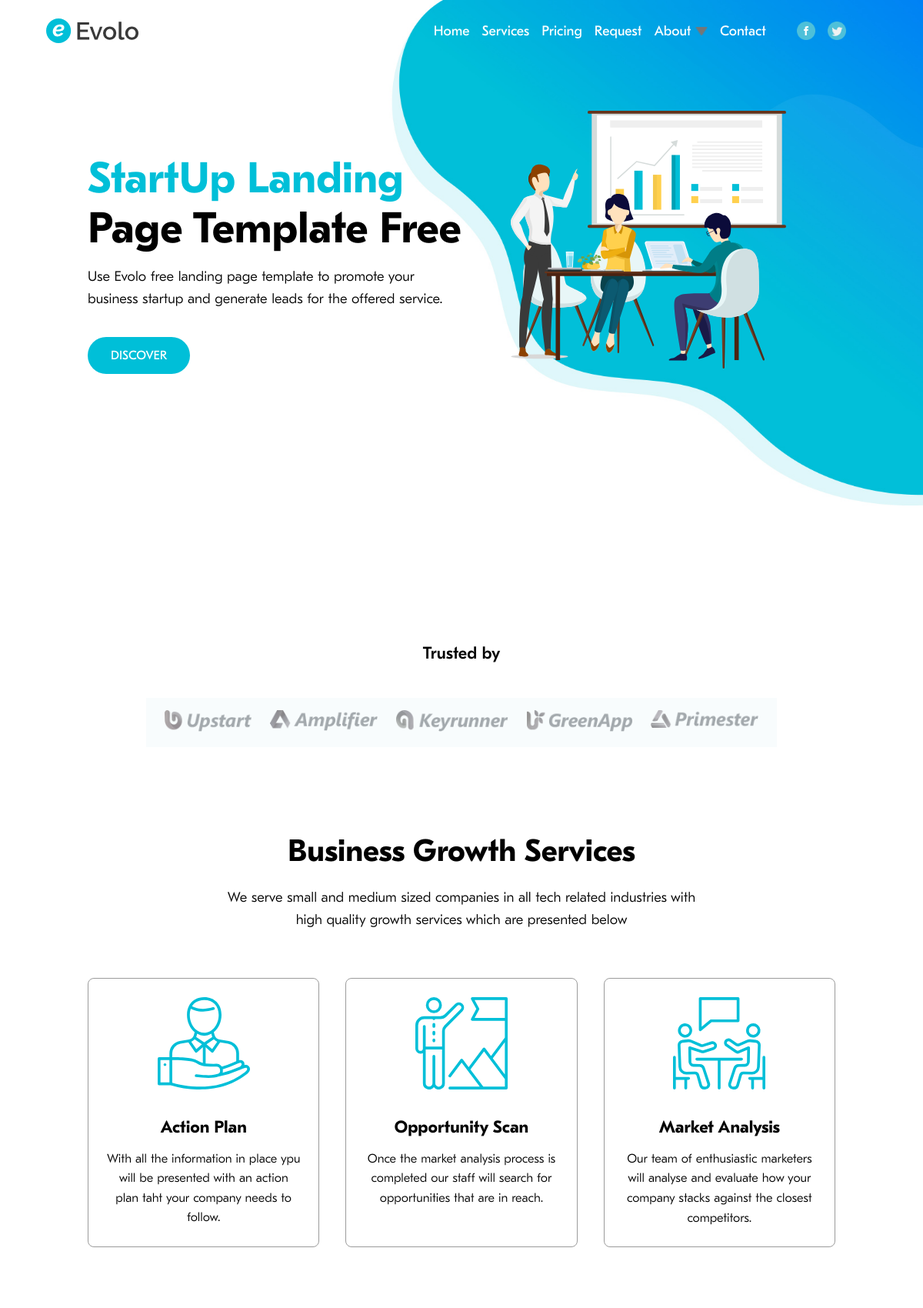
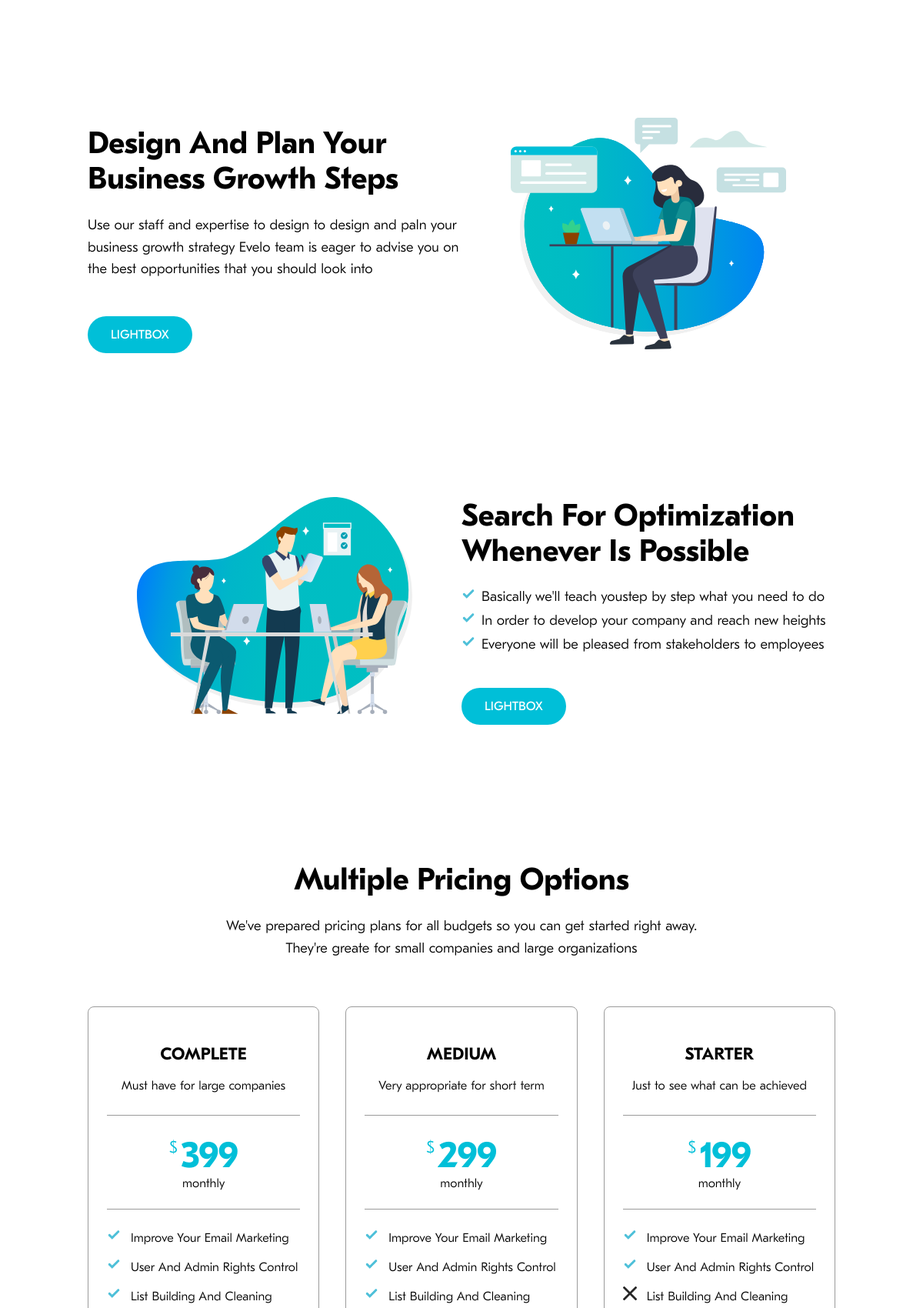
The page / (upper part) on the database its author committed (2 pictures, top to bottom).
### web/models.py (models this page shows, shortened)
class Customer(models.Model):
    image = models.ImageField(upload_to="customers/")
    class Meta:
        db_table = "web_customers"
        ordering = ["-id"]

class Service(models.Model):
    title = models.CharField(max_length=128)
    description = models.TextField()
    image = models.FileField(upload_to="services/")
    class Meta:
        db_table = "web_services"
        ordering = ["-id"]

class Plan(models.Model):
    title = models.CharField(max_length=128)
    short_description = models.CharField(max_length=128)
    price = models.IntegerField()
    feature_email = models.BooleanField(default=False)
    feature_admin = models.BooleanField(default=False)
    feature_list = models.BooleanField(default=False)
    feature_data = models.BooleanField(default=False)
    feature_planning = models.BooleanField(default=False)
    class Meta:
        db_table = "web_plans"
        ordering = ["-id"]

### web/views.py (the view)
# urls.py: path("", index, name="index"),
def index(request):
    Customers = Customer.objects.all()
    Services = Service.objects.all()
    Teams = Team.objects.all()
    form = ContactForm()
    plans = Plan.objects.all()
    context = {
        "Customers": Customers,
        "Services": Services,
        "Teams": Teams,
        "form": form,
        "Plans": plans,
    }
    return render(request, "index.html", context=context)

### templates/index.html (shortened to what this page needs)
<!DOCTYPE html>
<html lang="en">
    <head>
        {% load static %}
        <link rel="stylesheet" href="{% static 'css/style.css' %}" type="text/css" />
        <link rel="stylesheet" href="{% static 'css/fontello.css' %}" type="text/css" />
    </head>
    <body>
        <section id="home">
            <section class="wrapper">
                <section class="header">
                    <div class="left">
                        <h1>
                            <a href="#"><img src="{% static './images/logo.svg' %}" alt="Logo"></a>
                        </h1>
                    </div>
                    <div class="right">
                        <ul>
                            <li><a href="#">Home</a></li>
                            <li><a href="#">Services</a></li>
                            <li><a href="#">Pricing</a></li>
                            <li><a href="#">Request</a></li>
                            <li><a href="#" class="dropdown">About <img src="{% static './images/down-arrow.png' %}" alt="down-arrow"></a></li>
                            <li><a href="#">Contact</a></li>
                        </ul>
                        <div class="icons">
                            <ul>
                                <li><a href="#"><img src="{% static './images/facebook.png' %}" alt="Facebook" /></a></li>
                                <li><a href="#"><img src="{% static './images/twitter.png' %}" alt="Facebook" /></a></li>
                            </ul>
                        </div>
                    </div>
                </section>
                <section class="spotlight">
                    <div class="left">
                        <h1>StartUp Landing <br /> <span>Page Template Free</span></h1>
                        <p>
                            Use Evolo free landing page template to promote your business startup and generate
                            leads for the offered service.
                        </p>
                        <a href="#" class="button">DISCOVER</a>
                    </div>
                    <div class="right">
                        <img src="{% static './images/header-teamwork.svg' %}" alt="Header-banner" />
                    </div>
                </section>
            </section>
        </section>
        <section id="brands">
            <section class="wrapper">
                <p>Trusted by</p>
                <ul>
                    {% for customer in Customers %}
                        <li>
                            <a href="#"><img src="{{customer.image.url}}" alt="Brands" /></a>
                        </li>
                    {% endfor %}
                </ul>
            </section>
        </section>
        <section id="services">
            <section class="wrapper">
                <div class="top">
                    <h1>Business Growth Services</h1>
                    <p>We serve small and medium sized companies in all tech related industries with
                        high quality growth services which are presented below
                    </p>
                </div>
                <div class="content">
                    <ul>
                        {% for service in Services%}
                        <li>
                            <img src="{{service.image.url}}" alt="Icon" />
                            <h3>{{service.title}}</h3>
                            <p>{{service.description}}</p>
                        </li>
                        {% endfor %}
                    </ul>
                </div>
            </section>
        </section>
        <section id="features">
            <section class="wrapper">
                <div class="container">
                    <div class="content">
                        <h1>Design And Plan Your Business Growth Steps</h1>
                        <p>
                            Use our staff and expertise to design to design and paln your business growth strategy
                            Evelo team is eager to advise you on the best opportunities that you should look into
                        </p>
                        <a href="#" class="button">LIGHTBOX</a>
                    </div>
                    <div class="image-container">
                        <img src="{% static './images/details-1-office-worker.svg' %}" alt="Feature">
                    </div>
                </div>
                <div class="container">
                    <div class="image-container">
                        <img src="{% static './images/details-2-office-team-work.svg' %}" alt="Feature">
                    </div>
                    <div class="content">
                        <h1>Search For Optimization Whenever Is Possible</h1>
                        <ul>
                            <li><a href="#"><img src="{% static './images/check.png' %}" alt="">Basically we'll teach youstep by step what you need to do</a></li>
                            <li><a href="#"><img src="{% static './images/check.png' %}" alt="">In order to develop your company and reach new heights</a></li>
                            <li><a href="#"><img src="{% static './images/check.png' %}" alt="">Everyone will be pleased from stakeholders to employees</a></li>
                        </ul>
                        <a href="#" class="button">LIGHTBOX</a>
                    </div>
                </div>
            </section>
        </section>
        <section id="pricing">
            <section class="wrapper">
                <div class="top">
                    <h1>Multiple Pricing Options</h1>
                    <p>
                        We've prepared pricing plans for all budgets so you can get started right away. They're greate
                        for small companies and large organizations
                    </p>
                </div>
                <div class="content">
                    <ul>
                        {% for plan in Plans%}
                            <li>
                                <div class="top">
                                    <h3>{{plan.title}}</h3>
                                    <p>{{plan.short_description}}</p>
                                </div>
                                <div class="middle">
                                    <p>$</p> <h3>{{plan.price}}</h3>
                                    <span>monthly</span>
                                </div>
                                <div class="bottom">
                                    <ul>
                                        <li>
                                            <a href="#">
                                                {% if plan.feature_email %}
                                                    <img src="{% static './images/check.png' %}" alt="">
                                                    Improve Your Email Marketing
                                                {% else %}
                                                    <img src="{% static './images/cancel.png' %}" alt="">
                                                    Improve Your Email Marketing
                                                {% endif %}
                                            </a>
                                        </li>
                                        <li>
                                            <a href="#">
                                                {% if plan.feature_admin %}
                                                    <img src="{% static './images/check.png' %}" alt="">
                                                    User And Admin Rights Control
                                                {% else %}
                                                    <img src="{% static './images/cancel.png' %}" alt="">
                                                    User And Admin Rights Control
                                                {% endif %}
                                            </a>
                                        </li>
                                        <li>
                                            <a href="#">
                                                {% if plan.feature_list %}
                                                    <img src="{% static './images/check.png' %}" alt="">
                                                    List Building And Cleaning
                                                {% else %}
                                                    <img src="{% static './images/cancel.png' %}" alt="">
                                                    List Building And Cleaning
                                                {% endif %}
                                            </a>
                                        </li>
                                    </ul>
                                </div>
                            </li>
                        {% endfor %}
                    </ul>
                </div>
            </section>
        </section>
    </body>
</html>

### rows shown on the page
Customer: image (picture)
Customer: image (picture)
Customer: image (picture)
Customer: image (picture)
Customer: image (picture)
Service: image (picture), title "Action Plan", description "With all the information in place ypu will be presented with an action plan taht your company needs to follow."
Service: image (picture), title "Opportunity Scan", description "Once the market analysis process is completed our staff will search for opportunities that are in reach."
Service: image (picture), title "Market Analysis", description "Our team of enthusiastic marketers will analyse and evaluate how your company stacks against the closest competitors."
Plan: title "COMPLETE", short_description "Must have for large companies", price "399", feature_email True (drawn), feature_admin True (drawn), feature_list True (drawn)
Plan: title "MEDIUM", short_description "Very appropriate for short term", price "299", feature_email True (drawn), feature_admin True (drawn), feature_list True (drawn)
Plan: title "STARTER", short_description "Just to see what can be achieved", price "199", feature_email True (drawn), feature_admin True (drawn), feature_list False (drawn)
